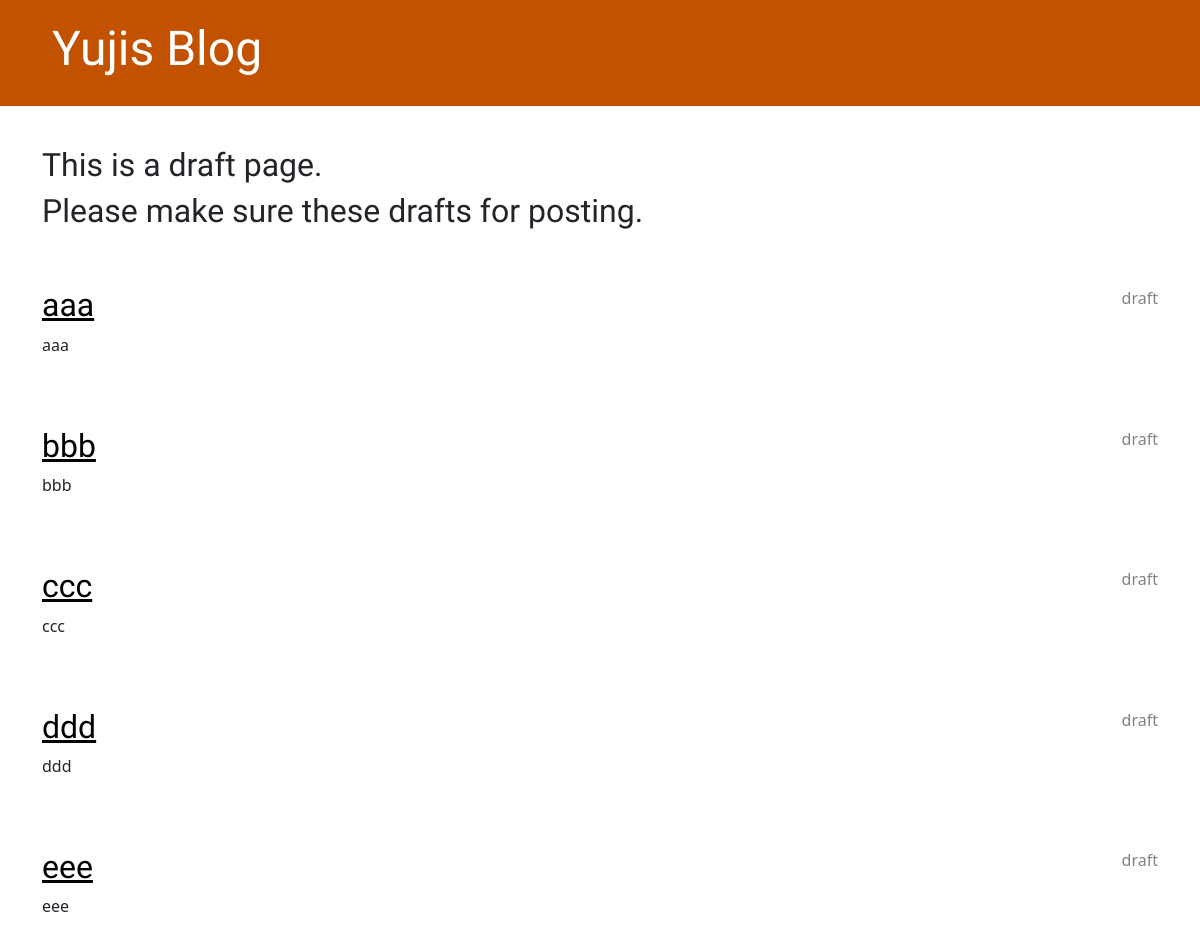
The page /drafts/ on the database as committed earlier.
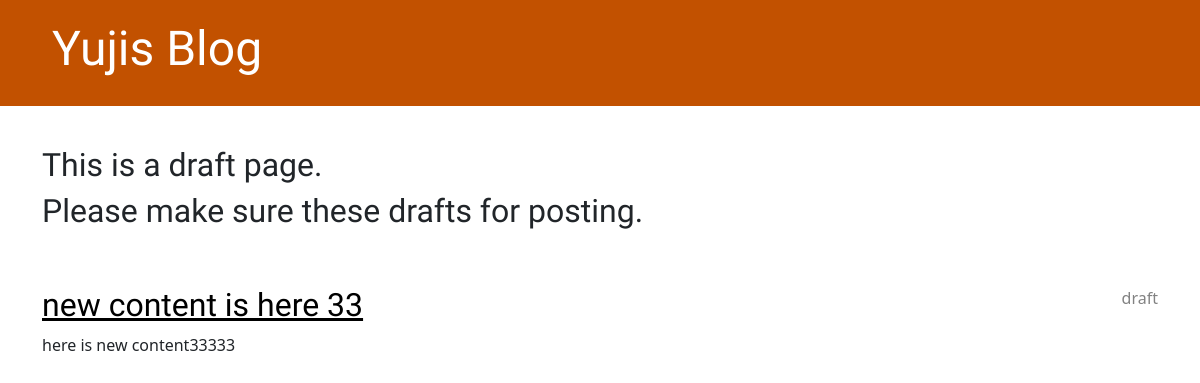
The same page on the database as committed later.
### blog/models.py (models this page shows, shortened)
class Post(models.Model):
    author = models.ForeignKey(settings.AUTH_USER_MODEL, on_delete=models.CASCADE)
    title = models.CharField(max_length=200)
    text = models.TextField()
    created_date = models.DateTimeField(default=timezone.now)
    published_date = models.DateTimeField(blank=True, null=True)

### blog/views.py (the view)
# urls.py: path('drafts/', views.post_draft_list, name='post_draft_list'),
def post_draft_list(request):
    posts = Post.objects.filter(
        published_date__isnull=True).order_by('created_date')
    return render(request, 'blog/post_draft_list.html', {'posts': posts})

### blog/templates/blog/post_draft_list.html
{% extends 'blog/base.html' %}
{% block content %}
<h2>This is a draft page.</h2>
<h2>Please make sure these drafts for posting.</h2>
<br><br>
    {% for post in posts %}
        <article class="post">
            <p class='date'>draft</p>
            <h2><a href="{% url 'post_detail' pk=post.pk %}">{{ post.title }}</a></h2>
            <p>{{ post.text|linebreaksbr }}</p>
        </article>
    {% endfor %}
{% endblock %}

### blog/templates/blog/base.html (shortened to what this page needs)
{% load static %}
<!DOCTYPE html>
<html>
<head>
    <link rel="stylesheet" href="https://cdn.jsdelivr.net/npm/bootstrap@5.1.3/dist/css/bootstrap.min.css"
>
    <link rel="stylesheet" href="{% static 'css/blog.css' %}">
</head>
<body>
    <header class="page-header">
        <div class="container">
            <h1><a href="/">Yujis Blog</a></h1>
        </div>
    </header>
    <main class="container">
        <div class="row">
            <div class="col">
                {% block content %}
                {% endblock %}
            </div>
        </div>
    </main>
</body>
</html>

### blog/static/css/blog.css (style rules this page uses)
.page-header { background-color: #C25100; margin-top: 0; margin-bottom: 40px; padding: 20px 20px 20px 40px; }
.page-header h1, .page-header h1 a, .page-header h1 a:visited, .page-header h1 a:active { color: #ffffff; font-size: 36pt; text-decoration: none; }
h1, h2, h3, h4 { font-family: 'Lobster', cursive; }
.date { color: #828282; }
.post { margin-bottom: 70px; }
.post h2 a, .post h2 a:visited { color: #000000; }
.post>.date, .post>.actions { float: right; }

Rows that differ between the two databases and show on the page:
removed Post: title "aaa", text "aaa"
removed Post: title "bbb", text "bbb"
removed Post: title "ccc", text "ccc"
removed Post: title "ddd", text "ddd"
removed Post: title "eee", text "eee"
added Post: title "new content is here 33", text "here is new content33333"
